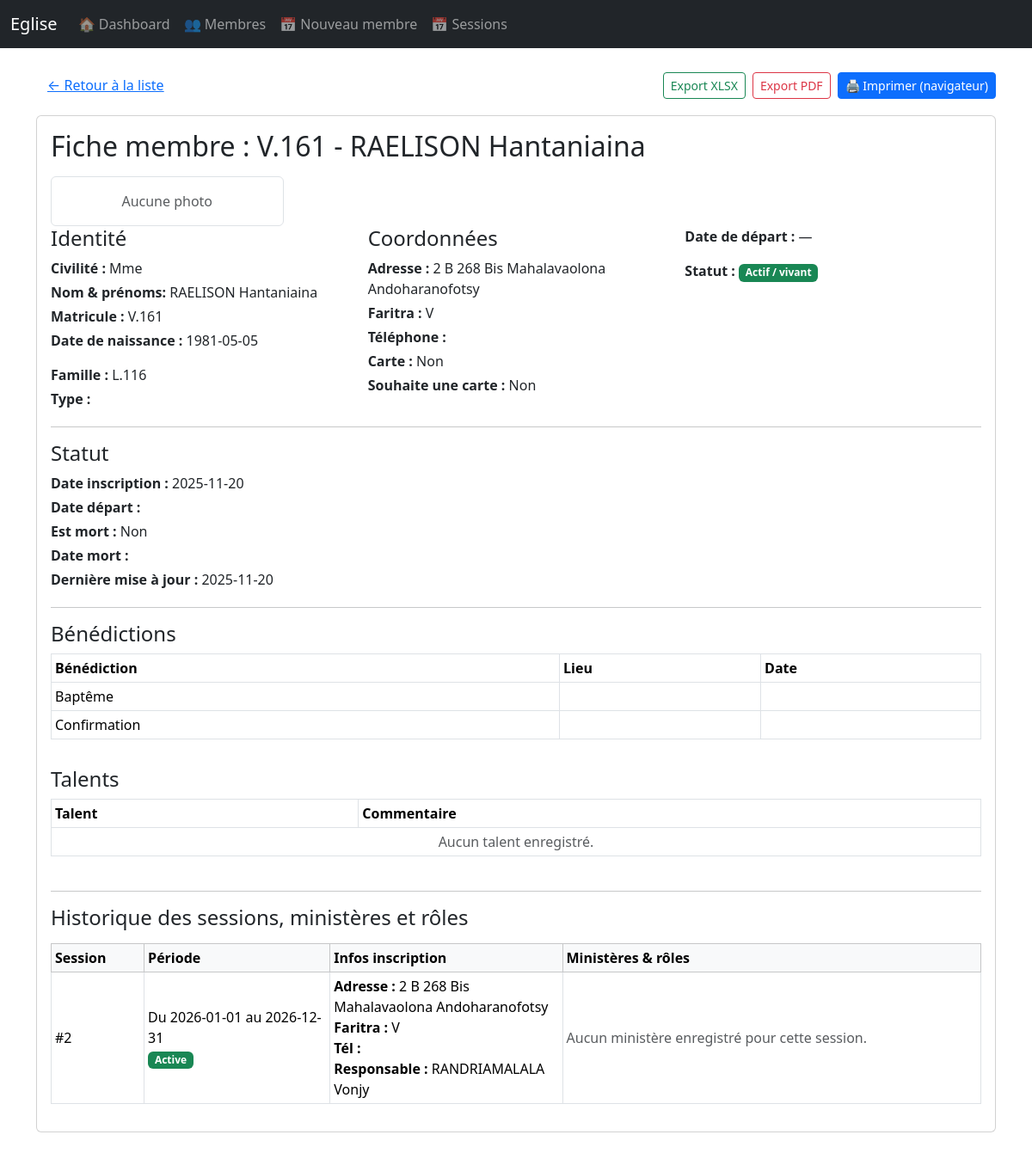
Page /membres/V.161/fiche on the committed database.
### app.py (models this page shows, shortened)
class Membre(db.Model):
    __table_args__ = (
        db.UniqueConstraint('civilite', 'nom', 'date_naissance', name='uq_membre_identite'),
    )
    matricule = db.Column(db.String(20), primary_key=True)
    nom = db.Column(db.String(150), nullable=False)
    famille_id = db.Column(db.Integer, db.ForeignKey('famille.id'))
    famille = db.relationship('Famille', back_populates='membres')
    adresse_initiale = db.Column(db.String(255))
    civilite = db.Column(db.String(20))
    date_naissance = db.Column(db.Date)
    diakona_mpiahy = db.Column(db.String(150))
    type_membre = db.Column(db.String(50))
    confirmation = db.Column(db.Boolean, default=False)
    bapteme = db.Column(db.Boolean, default=False)
    carte = db.Column(db.Boolean, default=False)
    souhait_avoir_carte = db.Column(db.Boolean, default=False)
    date_inscription = db.Column(db.Date, default=date.today)
    date_depart = db.Column(db.Date)
    est_mort = db.Column(db.Boolean, default=False)
    date_mort = db.Column(db.Date)
    date_mise_a_jour = db.Column(db.Date, default=date.today)
    photo = db.Column(db.String(255), nullable=True)       # nom de fichier dans /static/uploads/membres
    commentaire = db.Column(db.Text, nullable=True)
    benedictions = db.relationship('MembreBenediction', back_populates='membre')
    talents = db.relationship('MembreTalent', back_populates='membre')
    inscriptions = db.relationship(
        'InscriptionSession',
        back_populates='membre',
        foreign_keys='InscriptionSession.membre_id'
    )
    ministeres = db.relationship('SessionMinistereMembre', back_populates='membre')

class Famille(db.Model):
    id = db.Column(db.Integer, primary_key=True)
    nom = db.Column(db.String(100), nullable=False)
    membres = db.relationship('Membre', back_populates='famille')

class InscriptionSession(db.Model):
    id = db.Column(db.Integer, primary_key=True)
    session_id = db.Column(db.Integer, db.ForeignKey('session.id'), nullable=False)
    membre_id = db.Column(db.String(20), db.ForeignKey('membre.matricule'), nullable=False)
    adresse = db.Column(db.String(255))
    faritra_id = db.Column(db.Integer, db.ForeignKey('faritra.id'))
    telephone = db.Column(db.String(30))
    responsable_id = db.Column(db.String(20), db.ForeignKey('membre.matricule'))
    session = db.relationship('Session', back_populates='inscriptions')
    membre = db.relationship('Membre', foreign_keys=[membre_id], back_populates='inscriptions')
    faritra = db.relationship('Faritra')
    responsable = db.relationship('Membre', foreign_keys=[responsable_id])

class Faritra(db.Model):
    id = db.Column(db.Integer, primary_key=True)
    nom = db.Column(db.String(100), nullable=False)

class MembreBenediction(db.Model):
    id = db.Column(db.Integer, primary_key=True)
    membre_id = db.Column(db.String(20), db.ForeignKey('membre.matricule'))
    benediction_id = db.Column(db.Integer, db.ForeignKey('benediction.id'))
    lieu = db.Column(db.String(150))
    date_obtention = db.Column(db.Date)
    membre = db.relationship('Membre', back_populates='benedictions')
    benediction = db.relationship('Benediction', back_populates='membres')

class Benediction(db.Model):
    id = db.Column(db.Integer, primary_key=True)
    nom = db.Column(db.String(100), nullable=False)
    membres = db.relationship('MembreBenediction', back_populates='benediction')

class Session(db.Model):
    id = db.Column(db.Integer, primary_key=True)
    date_debut = db.Column(db.Date, nullable=False)
    date_fin = db.Column(db.Date, nullable=False)
    active = db.Column(db.Boolean, default=True)
    est_cloture = db.Column(db.Boolean, default=False)
    inscriptions = db.relationship('InscriptionSession', back_populates='session')
    ministeres = db.relationship('SessionMinistere', back_populates='session')

### app.py (the view, shortened to what this page needs)
@app.route('/membres/<matricule>/fiche')
def membre_fiche(matricule):
    membre = Membre.query.get_or_404(matricule)
    derniere_inscription = None
    if membre.inscriptions:
        derniere_inscription = sorted(
            membre.inscriptions,
            key=lambda i: i.id,
            reverse=True
        )[0]
    def session_sort_key(ins):
        s = ins.session
        if s and s.date_debut:
            return s.date_debut
        return date.min
    inscriptions_tries = sorted(
        membre.inscriptions,
        key=session_sort_key,
        reverse=True
    )
    ministeres_par_session = defaultdict(list)
    return render_template(
        'membre_fiche.html',
        membre=membre,
        derniere_inscription=derniere_inscription,
        inscriptions_tries=inscriptions_tries,
        ministeres_par_session=ministeres_par_session
    )

### app.py (called while the page is built)
@app.context_processor
def utility_processor():
    def url_for_other_page(page):
        """
        Construit l'URL pour une autre page de pagination en conservant :
        - les paramètres de chemin (ex: session_id)
        - les paramètres GET (filtres)
        """
        args = {}
        if request.view_args:
            args.update(request.view_args)          # ex: session_id
        args.update(request.args.to_dict())         # filtres actuels
        args['page'] = page
        return url_for(request.endpoint, **args)
    return dict(url_for_other_page=url_for_other_page)

### templates/membre_fiche.html (shortened to what this page needs)
{% extends "base.html" %}
{% block content %}
  <div class="no-print mb-3 d-flex justify-content-between align-items-center">
  <a href="{{ url_for('liste_membres') }}" class="btn btn-link">&larr; Retour à la liste</a>
  <div class="d-flex gap-2">
    <a href="{{ url_for('membre_fiche_xlsx', matricule=membre.matricule) }}"
       class="btn btn-outline-success btn-sm">
      Export XLSX
    </a>
    <a href="{{ url_for('membre_fiche_pdf', matricule=membre.matricule) }}"
       class="btn btn-outline-danger btn-sm">
      Export PDF
    </a>
    <button class="btn btn-primary btn-sm" onclick="window.print()">🖨 Imprimer (navigateur)</button>
  </div>
</div>
  <div class="card">
    <div class="card-body">
      <h2 class="mb-3">Fiche membre : {{ membre.matricule }} - {{ membre.nom }}</h2>
      <div class="col-md-3">
	    {% if membre.photo %}
	      <img src="{{ url_for('static', filename='uploads/membres/' ~ membre.photo) }}"
		   alt="Photo de {{ membre.nom }}"
		   class="img-thumbnail mb-2"
		   style="max-width: 200px;">
	    {% else %}
	      <div class="border rounded text-center p-3 text-muted">
		Aucune photo
	      </div>
	    {% endif %}
	  </div>
      <div class="row mb-3">
        <div class="col-md-4">
          <h4>Identité</h4>
          <p class="mb-1"><strong>Civilité :</strong> {{ membre.civilite or '' }}</p>
          <p class="mb-1"><strong>Nom & prénoms:</strong> {{ membre.nom }}</p>
          <p class="mb-1"><strong>Matricule :</strong> {{ membre.matricule }}</p>
          <p><strong>Date de naissance :</strong> {{ membre.date_naissance }}</p>
          <p class="mb-1"><strong>Famille :</strong> {{ membre.famille.nom if membre.famille else '' }}</p>
          <p class="mb-1"><strong>Type :</strong> {{ membre.type_membre or '' }}</p>
        </div>
        <div class="col-md-4">
          <h4>Coordonnées</h4>
          {% if derniere_inscription %}
            <p class="mb-1"><strong>Adresse :</strong> {{ derniere_inscription.adresse or '' }}</p>
            <p class="mb-1">
              <strong>Faritra :</strong>
              {{ derniere_inscription.faritra.nom if derniere_inscription.faritra else '' }}
            </p>
            <p class="mb-1"><strong>Téléphone :</strong> {{ derniere_inscription.telephone or '' }}</p>
          {% endif %}
          <p class="mb-1"><strong>Carte :</strong> {{ 'Oui' if membre.carte else 'Non' }}</p>
          <p class="mb-1"><strong>Souhaite une carte :</strong> {{ 'Oui' if membre.souhait_avoir_carte else 'Non' }}</p>
        </div>
        <div class="col-md-4">
	    <p>
	      <strong>Date de départ :</strong>
	      {{ membre.date_depart if membre.date_depart else '—' }}
	    </p>
	    <p>
	      <strong>Statut :</strong>
	      {% if membre.est_mort %}
		<span class="badge bg-danger">DÉCÉDÉ</span>
		{% if membre.date_mort %}
		  (le {{ membre.date_mort }})
		{% endif %}
	      {% else %}
		<span class="badge bg-success">Actif / vivant</span>
	      {% endif %}
	    </p>
        </div>
      </div>
      <hr>
      <div class="row mb-3">
        <div class="col-md-6">
          <h4>Statut</h4>
          <p class="mb-1"><strong>Date inscription :</strong> {{ membre.date_inscription or '' }}</p>
          <p class="mb-1"><strong>Date départ :</strong> {{ membre.date_depart or '' }}</p>
          <p class="mb-1"><strong>Est mort :</strong> {{ 'Oui' if membre.est_mort else 'Non' }}</p>
          <p class="mb-1"><strong>Date mort :</strong> {{ membre.date_mort or '' }}</p>
          <p class="mb-1"><strong>Dernière mise à jour :</strong> {{ membre.date_mise_a_jour or '' }}</p>
        </div>
      </div>
      <hr>
      <h4 class="mb-2">Bénédictions</h4>
      <div class="table-responsive mb-3">
        <table class="table table-sm table-bordered">
          <thead>
            <tr>
              <th>Bénédiction</th>
              <th>Lieu</th>
              <th>Date</th>
            </tr>
          </thead>
          <tbody>
            {% for mb in membre.benedictions %}
              <tr>
                <td>{{ mb.benediction.nom if mb.benediction else '' }}</td>
                <td>{{ mb.lieu or '' }}</td>
                <td>{{ mb.date_obtention or '' }}</td>
              </tr>
            {% else %}
              <tr>
                <td colspan="3" class="text-center text-muted">Aucune bénédiction enregistrée.</td>
              </tr>
            {% endfor %}
          </tbody>
        </table>
      </div>
      <h4 class="mb-2">Talents</h4>
      <div class="table-responsive mb-4">
        <table class="table table-sm table-bordered">
          <thead>
            <tr>
              <th>Talent</th>
              <th>Commentaire</th>
            </tr>
          </thead>
          <tbody>
            {% for mt in membre.talents %}
              <tr>
                <td>{{ mt.talent.nom if mt.talent else '' }}</td>
                <td>{{ mt.commentaire or '' }}</td>
              </tr>
            {% else %}
              <tr>
                <td colspan="2" class="text-center text-muted">Aucun talent enregistré.</td>
              </tr>
            {% endfor %}
          </tbody>
        </table>
      </div>
      <hr>
      <h4 class="mb-3">Historique des sessions, ministères et rôles</h4>
      {% if inscriptions_tries %}
        <div class="table-responsive">
          <table class="table table-sm table-bordered align-middle">
            <thead class="table-light">
              <tr>
                <th style="width: 10%;">Session</th>
                <th style="width: 20%;">Période</th>
                <th style="width: 25%;">Infos inscription</th>
                <th style="width: 45%;">Ministères & rôles</th>
              </tr>
            </thead>
            <tbody>
              {% for ins in inscriptions_tries %}
                {% set s = ins.session %}
                <tr>
                  <td>
                    {% if s %}
                      #{{ s.id }}
                    {% else %}
                      -
                    {% endif %}
                  </td>
                  <td>
                    {% if s %}
                      Du {{ s.date_debut or '' }} au {{ s.date_fin or '' }}
                      <br>
                      {% if s.active %}
                        <span class="badge bg-success">Active</span>
                      {% endif %}
                    {% endif %}
                  </td>
                  <td>
                    <div><strong>Adresse :</strong> {{ ins.adresse or '' }}</div>
                    <div>
                      <strong>Faritra :</strong>
                      {{ ins.faritra.nom if ins.faritra else '' }}
                    </div>
                    <div><strong>Tél :</strong> {{ ins.telephone or '' }}</div>
                    {% if ins.responsable %}
                      <div><strong>Responsable :</strong> {{ ins.responsable.nom }}</div>
                    {% endif %}
                  </td>
                  <td>
                    {% if s and ministeres_par_session.get(s.id) %}
                      <ul class="mb-0">
                        {% for mr in ministeres_par_session.get(s.id) %}
                          <li>
                            <strong>{{ mr.ministere or mr["ministere"] }}</strong>
                            {% set role_nom = mr.role or mr["role"] %}
                            {% if role_nom %}
                              - <em>{{ role_nom }}</em>
                            {% endif %}
                          </li>
                        {% endfor %}
                      </ul>
                    {% else %}
                      <span class="text-muted">Aucun ministère enregistré pour cette session.</span>
                    {% endif %}
                  </td>
                </tr>
              {% endfor %}
            </tbody>
          </table>
        </div>
      {% else %}
        <p class="text-muted">
          Aucune session d'inscription enregistrée pour ce membre.
        </p>
      {% endif %}
    </div>
  </div>
</div>
<link href="https://cdn.jsdelivr.net/npm/bootstrap@5.3.3/dist/css/bootstrap.min.css" rel="stylesheet">
{% endblock %}

### rows in the picture
Membre: matricule "V.161", nom "RAELISON Hantaniaina", civilite "Mme", date_naissance "1981-05-05", carte "Non", souhait_avoir_carte "Non", date_depart "—", date_inscription "2025-11-20", est_mort "Non", date_mise_a_jour "2025-11-20"
Famille: famille "L.116"
InscriptionSession: adresse "2 B 268 Bis Mahalavaolona Andoharanofotsy", faritra "V", responsable.nom "RANDRIAMALALA Vonjy"
Faritra: faritra "V"
MembreBenediction: benediction "Baptême"
MembreBenediction: benediction "Confirmation"

### other values in the picture
{{ s.id }} "2"
{{ s.date_debut or '' }} "2026-01-01"
{{ s.date_fin or '' }} "2026-12-31"
